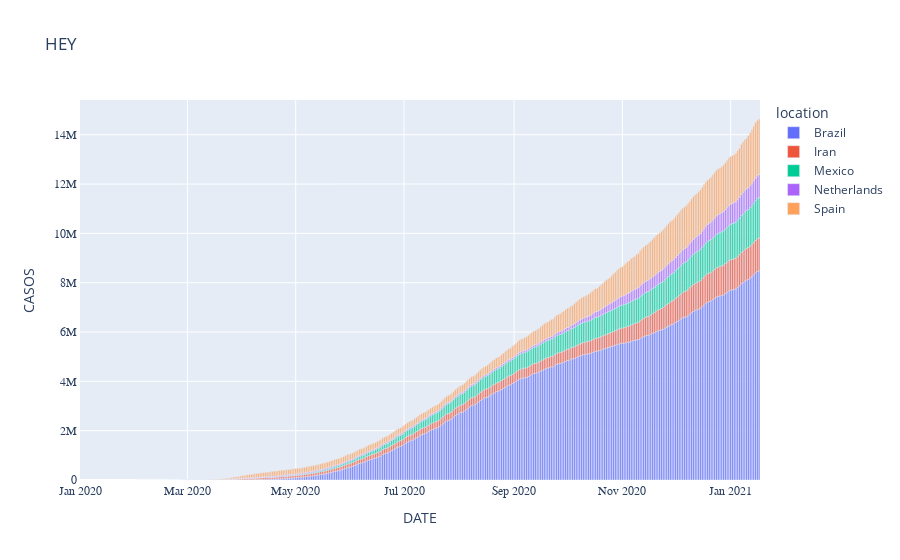

This figure's notebook cell:
### Code cell
bartest = Barplot(df=df_our_countries, x_axis='date', y_axis='total_cases', x_label='DATE', y_label='CASOS', title='HEY', color='location')
bartest.draw()

### Figure 1 — Plotly figure (JSON) as saved in the notebook; plotly's stock layout.template omitted (floating-point values rounded to 4 significant figures; data arrays with more than 128 entries replaced by an {"elided": "..."} marker saying what was removed)
{"data": [{"alignmentgroup": "True", "hovertemplate": "location=Brazil<br>DATE=%{x}<br>CASOS=%{y}<extra></extra>", "legendgroup": "Brazil", "marker": {"color": "#636efa"}, "name": "Brazil", "offsetgroup": "Brazil", "orientation": "v", "showlegend": true, "textposition": "auto", "type": "bar", "x": {"elided": "327 str values"}, "xaxis": "x", "y": {"elided": "327 int values"}, "yaxis": "y"}, {"alignmentgroup": "True", "hovertemplate": "location=Iran<br>DATE=%{x}<br>CASOS=%{y}<extra></extra>", "legendgroup": "Iran", "marker": {"color": "#EF553B"}, "name": "Iran", "offsetgroup": "Iran", "orientation": "v", "showlegend": true, "textposition": "auto", "type": "bar", "x": {"elided": "334 str values"}, "xaxis": "x", "y": {"elided": "334 int values"}, "yaxis": "y"}, {"alignmentgroup": "True", "hovertemplate": "location=Mexico<br>DATE=%{x}<br>CASOS=%{y}<extra></extra>", "legendgroup": "Mexico", "marker": {"color": "#00cc96"}, "name": "Mexico", "offsetgroup": "Mexico", "orientation": "v", "showlegend": true, "textposition": "auto", "type": "bar", "x": {"elided": "383 str values"}, "xaxis": "x", "y": {"elided": "383 int values"}, "yaxis": "y"}, {"alignmentgroup": "True", "hovertemplate": "location=Netherlands<br>DATE=%{x}<br>CASOS=%{y}<extra></extra>", "legendgroup": "Netherlands", "marker": {"color": "#ab63fa"}, "name": "Netherlands", "offsetgroup": "Netherlands", "orientation": "v", "showlegend": true, "textposition": "auto", "type": "bar", "x": {"elided": "328 str values"}, "xaxis": "x", "y": {"elided": "328 int values"}, "yaxis": "y"}, {"alignmentgroup": "True", "hovertemplate": "location=Spain<br>DATE=%{x}<br>CASOS=%{y}<extra></extra>", "legendgroup": "Spain", "marker": {"color": "#FFA15A"}, "name": "Spain", "offsetgroup": "Spain", "orientation": "v", "showlegend": true, "textposition": "auto", "type": "bar", "x": {"elided": "352 str values"}, "xaxis": "x", "y": {"elided": "352 int values"}, "yaxis": "y"}], "layout": {"barmode": "relative", "legend": {"title": {"text": "location"}, "tracegroupgap": 0}, "title": {"text": "HEY"}, "xaxis": {"anchor": "y", "domain": [0, 1], "showgrid": true, "showline": true, "showticklabels": true, "tickfont": {"family": "Helvetica", "size": 12}, "title": {"text": "DATE"}}, "yaxis": {"anchor": "x", "domain": [0, 1], "showgrid": true, "showline": true, "showticklabels": true, "tickfont": {"family": "Helvetica", "size": 12}, "title": {"text": "CASOS"}}}}
